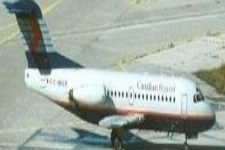
#> input picture DataBaseResize/1010.png, 225 x 150 px; its folder holds 4 pictures in this run
$ jupyter execute 'MLP Regression.ipynb'
#> lines starting #> are read from the running program, lines starting #| are printed output that depends on the picture
## Coloração de imagens

## Bibliotecas

[cell 1]
import time
import warnings
import numpy as np
import random as rnd
from os import listdir
from skimage import color
from sklearn import metrics
import matplotlib.pyplot as plt
import matplotlib.image as mpimg
from os.path import isfile, join
warnings.filterwarnings("ignore")
from sklearn.neural_network import MLPRegressor
from sklearn.preprocessing import StandardScaler
from sklearn.model_selection import train_test_split
from matplotlib.ticker import NullLocator, ScalarFormatter

## Carregando o Banco de Dados

[cell 2]
path = 'DataBaseResize/'
files = [f for f in listdir(path) if isfile(join(path,f))]

images_db = []

for file in files:
    images_db.append(color.rgb2lab(color.rgba2rgb(mpimg.imread(join(path,file)))))

images_db = np.array(images_db)

## Plotando algumas imagens

[cell 3]
SEED = 42

n_samples = 4

rnd.seed(SEED)

samples = rnd.sample(range(images_db.shape[0]), n_samples)
#> samples = [0, 3, 1, 2]

[cell 4]
fig, axs = plt.subplots(2,2, figsize = (18,12))

titles = [['(a)', '(b)'], ['(c)', '(d)']]

count = 0

for axss, titless in zip(axs,titles):
    for ax, title in zip(axss, titless):

        # Plot Data

        ax.imshow(color.lab2rgb(images_db[samples[count]]))

        # Set title

        ax.set_title(title, fontsize = 32)

        # Remove axis

        ax.xaxis.set_major_locator(NullLocator())
        ax.yaxis.set_major_locator(NullLocator())

        # Count

        count += 1

plt.savefig('Out/samples.png', bbox_inches = 'tight');
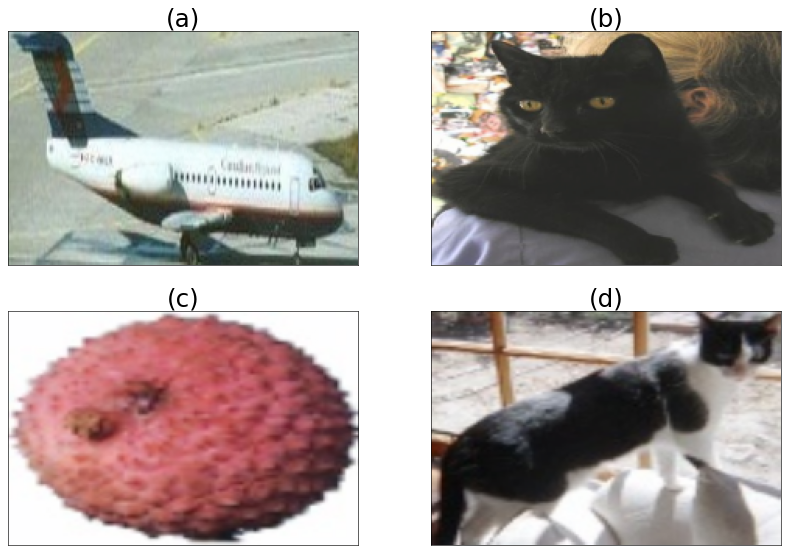
#> figure drawn by matplotlib, 4 panels

## Isolando os canais L, a e b

[cell 5]
images_db_L = images_db[:,:,:,0]
images_db_ab = images_db[:,:,:,1:]

## Plotando imagens dos canais L, a e b

[cell 6]
fig, axs = plt.subplots(4,3, figsize = (16,16))

count = 0

for ax, sample in zip(axs, samples):

    # Plot Data

    ax[0].imshow(images_db_L[sample], cmap = 'gray')

    image = np.zeros_like(images_db[sample])

    image[:,:,0] = images_db_L[sample]
    image[:,:,1] = images_db_ab[sample,:,:,0]

    ax[1].imshow(color.lab2rgb(image))

    image = np.zeros_like(images_db[sample])

    image[:,:,0] = images_db_L[sample]
    image[:,:,2] = images_db_ab[sample,:,:,1]

    ax[2].imshow(color.lab2rgb(image))

    # Remove axis

    ax[0].xaxis.set_major_locator(NullLocator())
    ax[0].yaxis.set_major_locator(NullLocator())
    ax[1].xaxis.set_major_locator(NullLocator())
    ax[1].yaxis.set_major_locator(NullLocator())
    ax[2].xaxis.set_major_locator(NullLocator())
    ax[2].yaxis.set_major_locator(NullLocator())
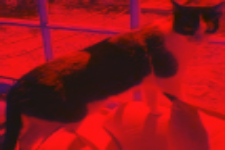
#> image: shape (150, 225, 3) float32; mean of channels 0, 1, 2 53.6, 0, 2.2; drawn with min black and max white

plt.savefig('Out/channels.png', bbox_inches = 'tight');
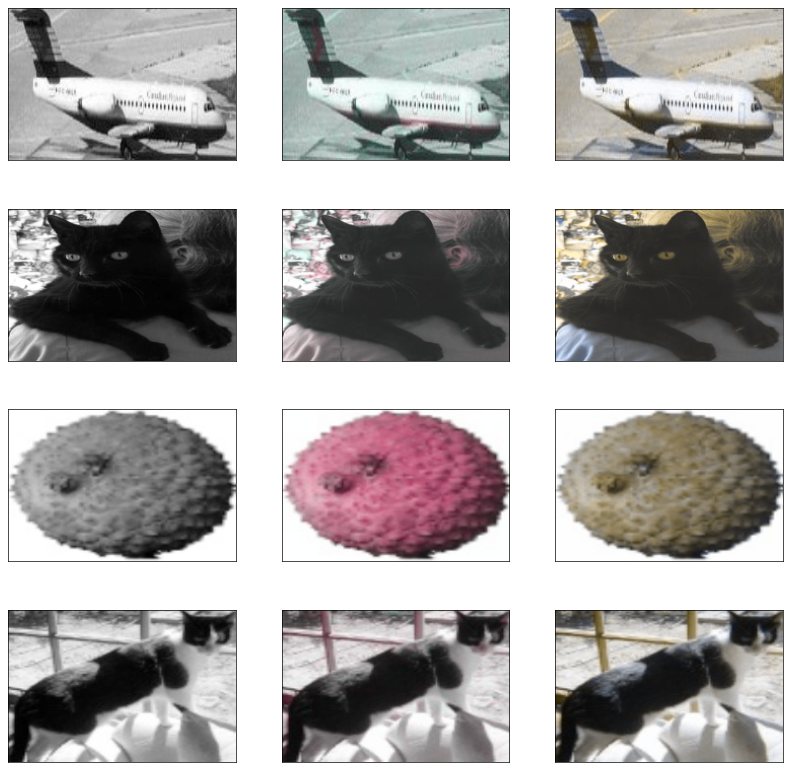
#> figure drawn by matplotlib, 12 panels

## Alterando a forma das matrizes

[cell 7]
n, height, width, n_channels = images_db_ab.shape
#> n = 4; height = 150; width = 225; n_channels = 2
images_db_ab = images_db_ab.reshape(n,height*width,n_channels)
